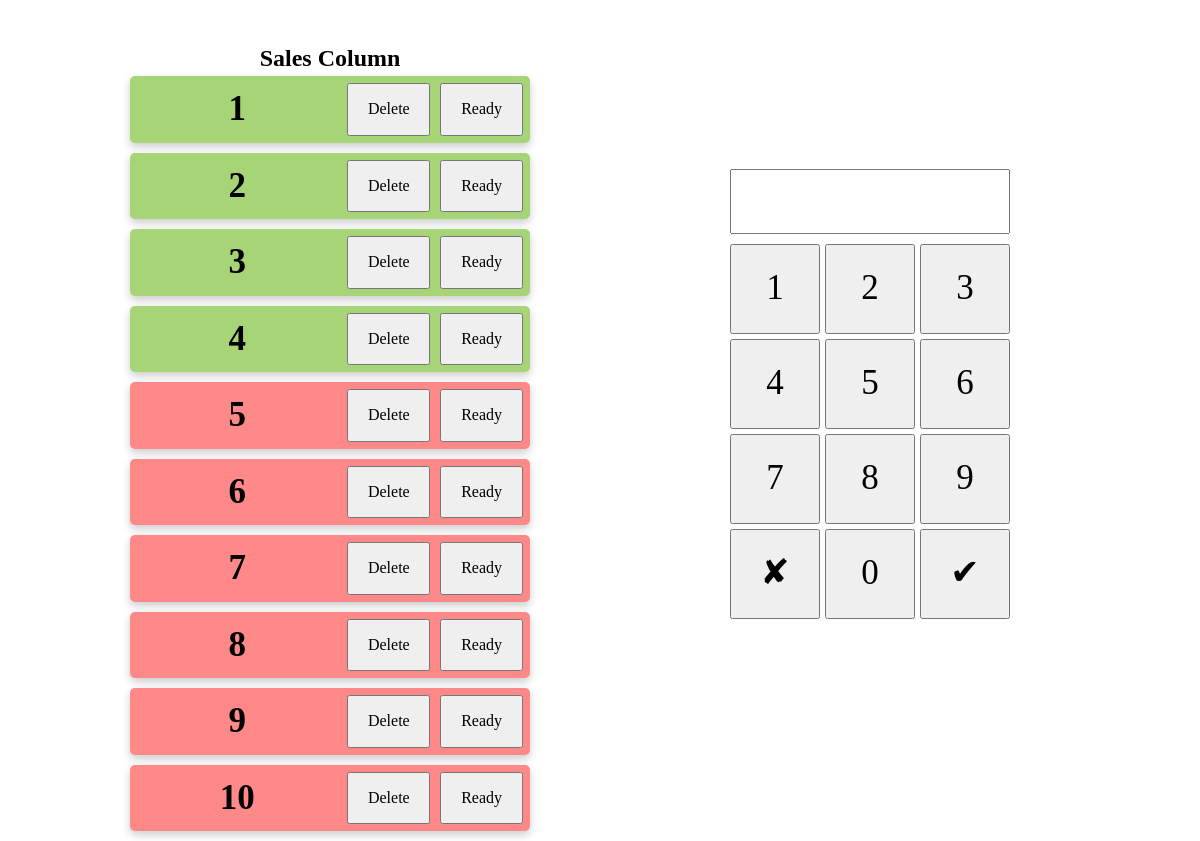
Before: / with the older database file.
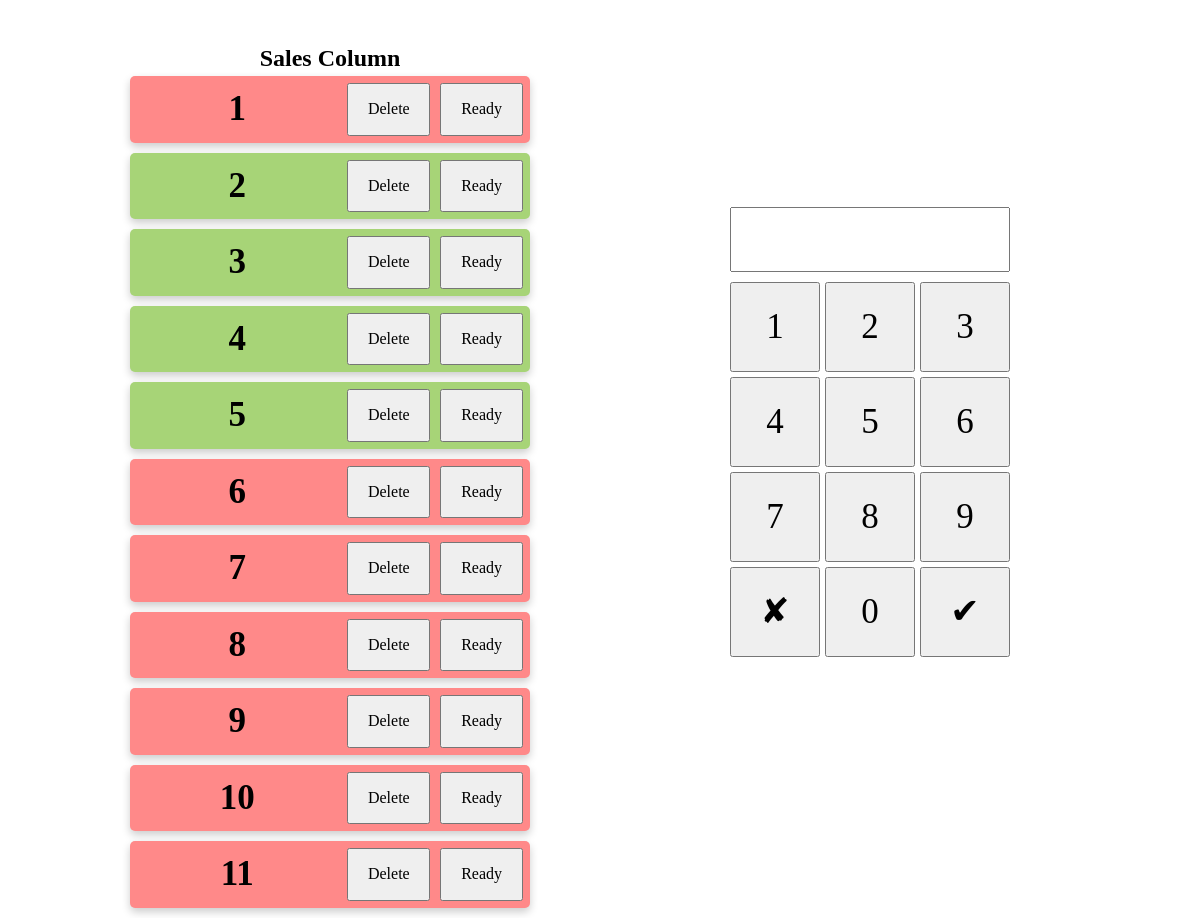
After: the same page with the newer database file.
### tables this page shows
CREATE TABLE Sales (id INTEGER PRIMARY KEY, number INTEGER, status INTEGER);

### app.py (the view)
@app.route("/")
def cashier_screen():
    sales = query_db("SELECT id, number, status FROM Sales ORDER BY id")
    return render_template("cashier_screen.html", sales=sales)

### app.py (called while the page is built)
def get_db():
    db = getattr(g, '_database', None)
    if db is None:
        db = g._database = sqlite3.connect(DATABASE)
        db.row_factory = sqlite3.Row
    return db

@app.teardown_appcontext
def close_connection(exception):
    db = getattr(g, '_database', None)
    if db is not None:
        db.close()

def query_db(query, args=(), one=False, commit=False):
    cur = get_db().execute(query, args)
    if commit:
        get_db().commit()
        lastrowid = cur.lastrowid
        cur.close()
        return lastrowid
    else:
        rv = cur.fetchall()
        cur.close()
        return (rv[0] if rv else None) if one else rv

### templates/cashier_screen.html (shortened to what this page needs)
<!DOCTYPE html>
<html lang="en">
<head>
    <link rel="stylesheet" href="{{ url_for('static', filename='cashierstyle.css') }}">
</head>
<body>
    <div class="two-column">
        <div class="sale-column">
            <h2>Sales Column</h2>
            {% for item in sales %}
                {% if item[2] == 1: %}
                    <div class="ready-sales-card">
                        <form action="/change_sale" method="post" class="sales-coloumn-form">
                            <div class="button-container">
                                <h3>{{ item[1] }}</h3>
                                <button type="submit" name="change" value="delete" class="sale-coloumn-delete">Delete</button>
                                <button type="submit" name="change" value="ready" class="sale-coloumn-ready">Ready</button>
                            </div>
                        </form>
                    </div>
                {% else %}
                    <div class="sales-card">
                        <form action="/change_sale" method="post" class="sales-coloumn-form">
                            <div class="button-container">
                                <h3>{{ item[1] }}</h3>
                                <button type="submit" name="change" value="delete" class="sale-coloumn-delete">Delete</button>
                                <button type="submit" name="change" value="ready" class="sale-coloumn-ready">Ready</button>
                            </div>
                        </form>
                    </div>
                {% endif %}
            {% endfor %}
        </div>
        <div class="numpad-column">
            <form action="/add_sale" method="post" class="numpad-form">
                <input type="text" id="display" name="sale_number" class="numpad-input" readonly>
                <div class="numpad">
                    <button class="numpad-button" type="button" onclick="addNum(1)">1</button>
                    <button class="numpad-button" type="button" onclick="addNum(2)">2</button>
                    <button class="numpad-button" type="button" onclick="addNum(3)">3</button>
                    <button class="numpad-button" type="button" onclick="addNum(4)">4</button>
                    <button class="numpad-button" type="button" onclick="addNum(5)">5</button>
                    <button class="numpad-button" type="button" onclick="addNum(6)">6</button>
                    <button class="numpad-button" type="button" onclick="addNum(7)">7</button>
                    <button class="numpad-button" type="button" onclick="addNum(8)">8</button>
                    <button class="numpad-button" type="button" onclick="addNum(9)">9</button>
                    <button class="numpad-button" type="reset" onclick="addNum(0)">&#10008;</button>
                    <button class="numpad-button" type="button" onclick="addNum(1)">0</button>
                    <button class="numpad-button" type="submit">&#10004;</button>
                </div>
            </form>
        </div>
    </div>
</body>
</html>

### static/cashierstyle.css (style rules this page uses)
*, *::before, *::after { box-sizing: border-box; }
*:not(dialog) { margin: 0; }
@media (prefers-reduced-motion: no-preference) { html { interpolate-size: allow-keywords; } }
body { line-height: 1.5; -webkit-font-smoothing: antialiased; }
input, button, textarea, select { font: inherit; }
p, h1, h2, h3, h4, h5, h6 { overflow-wrap: break-word; }
h1, h2, h3, h4, h5, h6 { text-wrap: balance; }
h2 { text-align: center; }
h3 { text-align: center; font-size: 35px; flex: 3; }
.two-column { display: grid; grid-template-columns: 1fr 1fr; height: 100vh; margin-left: 60px; margin-right: 60px; }
.sale-column { margin-top: 40px; overflow-y: auto; }
.ready-sales-card { box-shadow: 0 4px 8px 0 rgba(0,0,0,0.2); transition: 0.3s; width: 400px; border-radius: 5px; margin: auto; height: auto; margin-bottom: 10px; padding: 7px; background-color: #A7D477; }
.sales-card { box-shadow: 0 4px 8px 0 rgba(0,0,0,0.2); transition: 0.3s; width: 400px; border-radius: 5px; margin: auto; height: auto; margin-bottom: 10px; padding: 7px; background-color: #FF8989; }
.sales-coloumn-form { color: black; }
.button-container { display: flex; width: 100%; gap: 10px; }
.sale-coloumn-ready { flex: 1; }
.sale-coloumn-delete { flex: 1; }
.numpad-column { max-height: 100%; display: flex; align-items: center; }
.numpad { display: grid; grid-template-columns: repeat(3, 1fr); gap: 5px; }
.numpad-form { font-size: 35px; max-width: 280px; margin: 0 auto; margin-bottom: 10% }
.numpad-input { width: 100%; height: 65px; margin-bottom: 10px; text-align: center; font-weight: 700; }
.numpad-button { height: 90px; width: 90px; }

Changed rows visible on the page:
changed Sales (number 1 of 11 on the later page): status 1 → empty (drawn)
changed Sales (number 5 of 11 on the later page): status empty → 1 (drawn)
added Sales: number "11"
